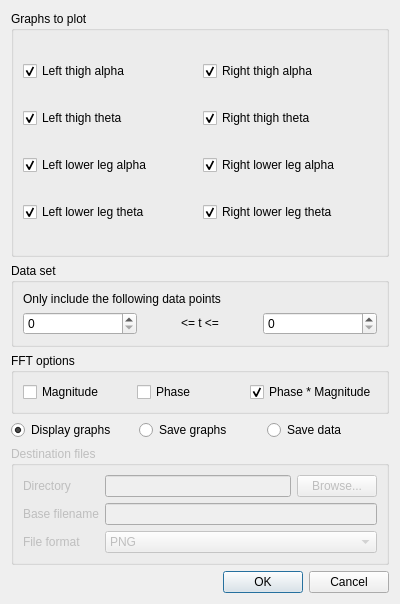
<ui version="4.0" >
 <class>GraphPlotter</class>
 <widget class="QDialog" name="GraphPlotter" >
  <property name="geometry" >
   <rect>
    <x>0</x>
    <y>0</y>
    <width>400</width>
    <height>604</height>
   </rect>
  </property>
  <property name="windowTitle" >
   <string>Graph Plotter</string>
  </property>
  <layout class="QVBoxLayout" name="verticalLayout_3" >
   <item>
    <widget class="QGroupBox" name="graphsGroupBox" >
     <property name="title" >
      <string>Graphs to plot</string>
     </property>
     <layout class="QVBoxLayout" name="verticalLayout_2" >
      <property name="spacing" >
       <number>0</number>
      </property>
      <property name="margin" >
       <number>0</number>
      </property>
      <item>
       <widget class="QStackedWidget" name="stackedWidget" >
        <property name="currentIndex" >
         <number>1</number>
        </property>
        <widget class="QWidget" name="energyPage" >
         <property name="geometry" >
          <rect>
           <x>0</x>
           <y>0</y>
           <width>378</width>
           <height>136</height>
          </rect>
         </property>
         <layout class="QVBoxLayout" name="verticalLayout" >
          <item>
           <widget class="QCheckBox" name="leftThigh" >
            <property name="text" >
             <string>Left thigh</string>
            </property>
            <property name="checked" >
             <bool>true</bool>
            </property>
           </widget>
          </item>
          <item>
           <widget class="QCheckBox" name="leftLowerLeg" >
            <property name="text" >
             <string>Left lower leg</string>
            </property>
            <property name="checked" >
             <bool>true</bool>
            </property>
           </widget>
          </item>
          <item>
           <widget class="QCheckBox" name="rightThigh" >
            <property name="text" >
             <string>Right thigh</string>
            </property>
            <property name="checked" >
             <bool>true</bool>
            </property>
           </widget>
          </item>
          <item>
           <widget class="QCheckBox" name="rightLowerLeg" >
            <property name="text" >
             <string>Right lower leg</string>
            </property>
            <property name="checked" >
             <bool>true</bool>
            </property>
           </widget>
          </item>
         </layout>
        </widget>
        <widget class="QWidget" name="timePage" >
         <property name="geometry" >
          <rect>
           <x>0</x>
           <y>0</y>
           <width>378</width>
           <height>174</height>
          </rect>
         </property>
         <layout class="QGridLayout" name="gridLayout_2" >
          <item row="0" column="0" >
           <widget class="QCheckBox" name="leftThighAlpha" >
            <property name="text" >
             <string>Left thigh alpha</string>
            </property>
            <property name="checked" >
             <bool>true</bool>
            </property>
           </widget>
          </item>
          <item row="0" column="1" >
           <widget class="QCheckBox" name="rightThighAlpha" >
            <property name="text" >
             <string>Right thigh alpha</string>
            </property>
            <property name="checked" >
             <bool>true</bool>
            </property>
           </widget>
          </item>
          <item row="1" column="0" >
           <widget class="QCheckBox" name="leftThighTheta" >
            <property name="text" >
             <string>Left thigh theta</string>
            </property>
            <property name="checked" >
             <bool>true</bool>
            </property>
           </widget>
          </item>
          <item row="1" column="1" >
           <widget class="QCheckBox" name="rightThighTheta" >
            <property name="text" >
             <string>Right thigh theta</string>
            </property>
            <property name="checked" >
             <bool>true</bool>
            </property>
           </widget>
          </item>
          <item row="2" column="0" >
           <widget class="QCheckBox" name="leftLowerAlpha" >
            <property name="text" >
             <string>Left lower leg alpha</string>
            </property>
            <property name="checked" >
             <bool>true</bool>
            </property>
           </widget>
          </item>
          <item row="2" column="1" >
           <widget class="QCheckBox" name="rightLowerAlpha" >
            <property name="text" >
             <string>Right lower leg alpha</string>
            </property>
            <property name="checked" >
             <bool>true</bool>
            </property>
           </widget>
          </item>
          <item row="3" column="0" >
           <widget class="QCheckBox" name="leftLowerTheta" >
            <property name="text" >
             <string>Left lower leg theta</string>
            </property>
            <property name="checked" >
             <bool>true</bool>
            </property>
           </widget>
          </item>
          <item row="3" column="1" >
           <widget class="QCheckBox" name="rightLowerTheta" >
            <property name="text" >
             <string>Right lower leg theta</string>
            </property>
            <property name="checked" >
             <bool>true</bool>
            </property>
           </widget>
          </item>
         </layout>
        </widget>
       </widget>
      </item>
     </layout>
    </widget>
   </item>
   <item>
    <widget class="QGroupBox" name="dataSetBox" >
     <property name="title" >
      <string>Data set</string>
     </property>
     <layout class="QGridLayout" name="gridLayout_3" >
      <item row="0" column="0" colspan="3" >
       <widget class="QLabel" name="label" >
        <property name="text" >
         <string>Only include the following data points</string>
        </property>
       </widget>
      </item>
      <item row="1" column="0" >
       <widget class="QSpinBox" name="dataSetMin" />
      </item>
      <item row="1" column="1" >
       <widget class="QLabel" name="label_2" >
        <property name="text" >
         <string>&lt;= t &lt;=</string>
        </property>
        <property name="alignment" >
         <set>Qt::AlignCenter</set>
        </property>
       </widget>
      </item>
      <item row="1" column="2" >
       <widget class="QSpinBox" name="dataSetMax" />
      </item>
     </layout>
    </widget>
   </item>
   <item>
    <widget class="QGroupBox" name="fftBox" >
     <property name="title" >
      <string>FFT options</string>
     </property>
     <layout class="QHBoxLayout" name="horizontalLayout_2" >
      <item>
       <widget class="QCheckBox" name="magnitude" >
        <property name="text" >
         <string>Magnitude</string>
        </property>
       </widget>
      </item>
      <item>
       <widget class="QCheckBox" name="phase" >
        <property name="text" >
         <string>Phase</string>
        </property>
       </widget>
      </item>
      <item>
       <widget class="QCheckBox" name="phaseMagnitude" >
        <property name="text" >
         <string>Phase * Magnitude</string>
        </property>
        <property name="checked" >
         <bool>true</bool>
        </property>
       </widget>
      </item>
     </layout>
    </widget>
   </item>
   <item>
    <layout class="QHBoxLayout" name="horizontalLayout" >
     <item>
      <widget class="QRadioButton" name="displayOnly" >
       <property name="text" >
        <string>Display graphs</string>
       </property>
       <property name="checked" >
        <bool>true</bool>
       </property>
      </widget>
     </item>
     <item>
      <widget class="QRadioButton" name="saveGraphs" >
       <property name="text" >
        <string>Save graphs</string>
       </property>
      </widget>
     </item>
     <item>
      <widget class="QRadioButton" name="saveData" >
       <property name="text" >
        <string>Save data</string>
       </property>
      </widget>
     </item>
    </layout>
   </item>
   <item>
    <widget class="QGroupBox" name="filesGroupBox" >
     <property name="enabled" >
      <bool>false</bool>
     </property>
     <property name="title" >
      <string>Destination files</string>
     </property>
     <layout class="QGridLayout" name="gridLayout" >
      <item row="0" column="0" >
       <widget class="QLabel" name="label_3" >
        <property name="text" >
         <string>Directory</string>
        </property>
       </widget>
      </item>
      <item row="0" column="1" >
       <widget class="QLineEdit" name="destDir" />
      </item>
      <item row="0" column="2" >
       <widget class="QPushButton" name="destDirBrowse" >
        <property name="text" >
         <string>Browse...</string>
        </property>
       </widget>
      </item>
      <item row="1" column="0" >
       <widget class="QLabel" name="label_4" >
        <property name="text" >
         <string>Base filename</string>
        </property>
       </widget>
      </item>
      <item row="1" column="1" colspan="2" >
       <widget class="QLineEdit" name="baseFilename" />
      </item>
      <item row="2" column="0" >
       <widget class="QLabel" name="label_5" >
        <property name="text" >
         <string>File format</string>
        </property>
       </widget>
      </item>
      <item row="2" column="1" colspan="2" >
       <widget class="QComboBox" name="fileFormat" >
        <item>
         <property name="text" >
          <string>PNG</string>
         </property>
        </item>
        <item>
         <property name="text" >
          <string>JPEG</string>
         </property>
        </item>
        <item>
         <property name="text" >
          <string>Postscript</string>
         </property>
        </item>
        <item>
         <property name="text" >
          <string>PDF</string>
         </property>
        </item>
        <item>
         <property name="text" >
          <string>LaTeX</string>
         </property>
        </item>
       </widget>
      </item>
     </layout>
    </widget>
   </item>
   <item>
    <widget class="QDialogButtonBox" name="buttonBox" >
     <property name="standardButtons" >
      <set>QDialogButtonBox::Cancel|QDialogButtonBox::Ok</set>
     </property>
    </widget>
   </item>
  </layout>
 </widget>
 <tabstops>
  <tabstop>leftThigh</tabstop>
  <tabstop>leftLowerLeg</tabstop>
  <tabstop>rightThigh</tabstop>
  <tabstop>rightLowerLeg</tabstop>
  <tabstop>destDir</tabstop>
  <tabstop>destDirBrowse</tabstop>
  <tabstop>baseFilename</tabstop>
  <tabstop>fileFormat</tabstop>
  <tabstop>buttonBox</tabstop>
 </tabstops>
 <resources/>
 <connections>
  <connection>
   <sender>buttonBox</sender>
   <signal>rejected()</signal>
   <receiver>GraphPlotter</receiver>
   <slot>reject()</slot>
   <hints>
    <hint type="sourcelabel" >
     <x>189</x>
     <y>353</y>
    </hint>
    <hint type="destinationlabel" >
     <x>0</x>
     <y>291</y>
    </hint>
   </hints>
  </connection>
  <connection>
   <sender>displayOnly</sender>
   <signal>toggled(bool)</signal>
   <receiver>filesGroupBox</receiver>
   <slot>setDisabled(bool)</slot>
   <hints>
    <hint type="sourcelabel" >
     <x>93</x>
     <y>176</y>
    </hint>
    <hint type="destinationlabel" >
     <x>97</x>
     <y>209</y>
    </hint>
   </hints>
  </connection>
  <connection>
   <sender>saveData</sender>
   <signal>toggled(bool)</signal>
   <receiver>fileFormat</receiver>
   <slot>setDisabled(bool)</slot>
   <hints>
    <hint type="sourcelabel" >
     <x>293</x>
     <y>183</y>
    </hint>
    <hint type="destinationlabel" >
     <x>274</x>
     <y>304</y>
    </hint>
   </hints>
  </connection>
  <connection>
   <sender>saveData</sender>
   <signal>toggled(bool)</signal>
   <receiver>label_5</receiver>
   <slot>setDisabled(bool)</slot>
   <hints>
    <hint type="sourcelabel" >
     <x>325</x>
     <y>190</y>
    </hint>
    <hint type="destinationlabel" >
     <x>68</x>
     <y>311</y>
    </hint>
   </hints>
  </connection>
 </connections>
</ui>
